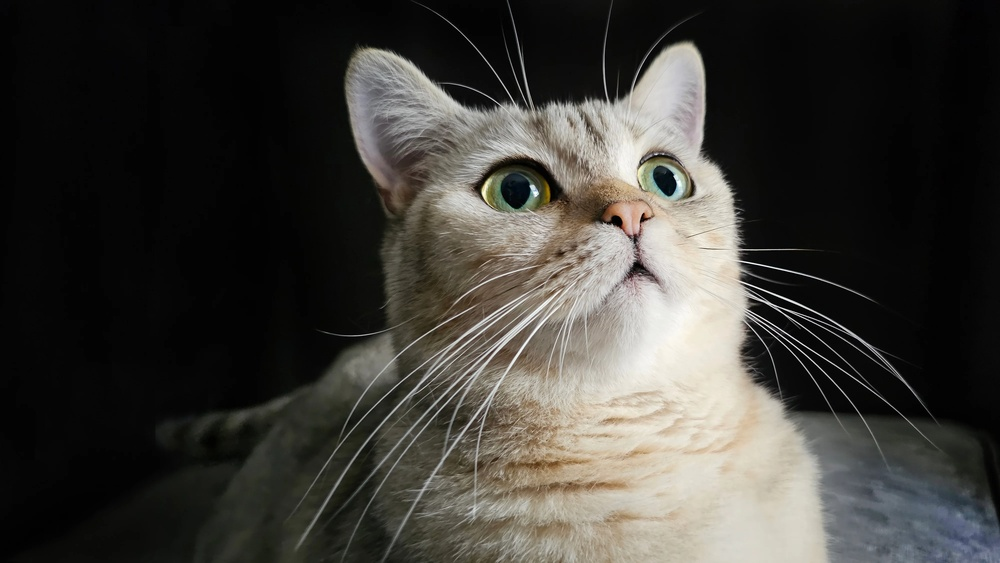
#> input picture 2e2301fe4d.jpg, 1000 x 563 px, shrunk from 4000 x 2252 before the run
$ python cats_detector.py --image 2e2301fe4d.jpg
#> lines starting #> are read from the running program, lines starting #| are printed output that depends on the picture
import argparse
import cv2

ap = argparse.ArgumentParser()
ap.add_argument("-i", "--image", required=True, help="path to the input image")
ap.add_argument(
    "-c",
    "--cascade",
    default="haarcascade_frontalcatface.xml",
    help="path to cat detector haar cascade",
)
args = vars(ap.parse_args())

image = cv2.imread(args["image"])
#> image is the input picture: shape (563, 1000, 3); mean B, G, R 56.1, 60.8, 62.7
gray = cv2.cvtColor(image, cv2.COLOR_BGR2GRAY)
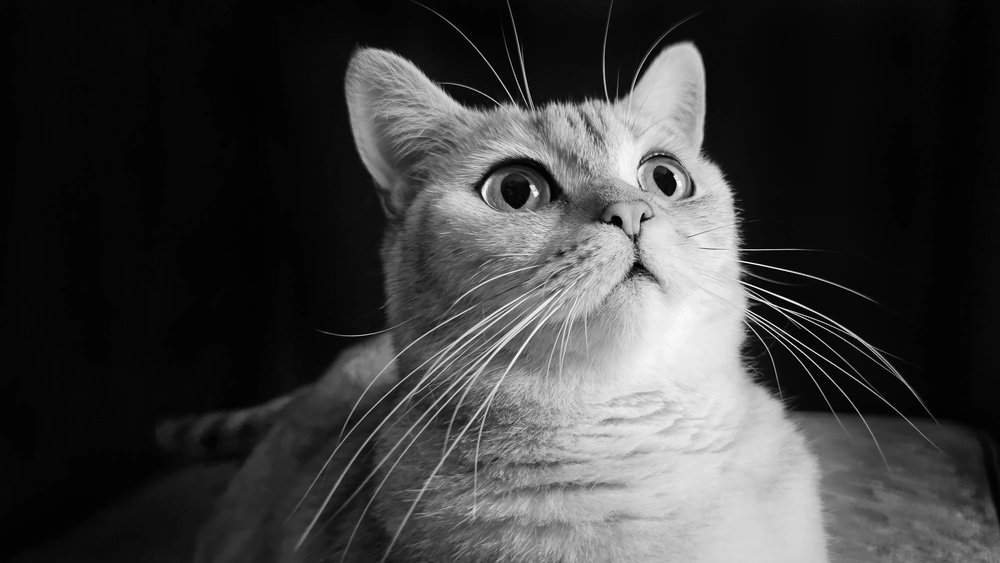
#> gray: shape (563, 1000); min 0, max 255, mean 60.8

detector = cv2.CascadeClassifier(args["cascade"])
rects = detector.detectMultiScale(
    gray, scaleFactor=1.3, minNeighbors=10, minSize=(10, 10)
)
#> rects = ()

for i, (x, y, w, h) in enumerate(rects):
    cv2.rectangle(image, (x, y), (x + w, y + h), (0, 0, 255), 2)
    cv2.putText(
        image, f"Cat {i+1}", (x, y - 10), cv2.FONT_HERSHEY_SIMPLEX, 0.55, (0, 0, 255), 2
    )
#> this loop made 0 passes

cv2.imshow("Cat Faces", image)
cv2.waitKey(0)
